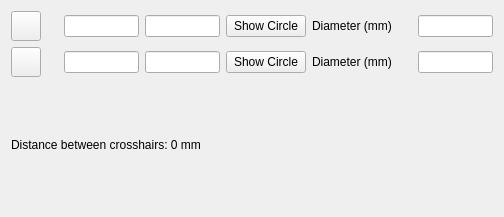
<?xml version="1.0" encoding="UTF-8"?>
<ui version="4.0">
 <class>Form</class>
 <widget class="QWidget" name="Form">
  <property name="geometry">
   <rect>
    <x>0</x>
    <y>0</y>
    <width>504</width>
    <height>217</height>
   </rect>
  </property>
  <property name="minimumSize">
   <size>
    <width>500</width>
    <height>105</height>
   </size>
  </property>
  <property name="windowTitle">
   <string>Form</string>
  </property>
  <layout class="QGridLayout" name="gridLayout">
   <item row="1" column="0">
    <widget class="QPushButton" name="redButton">
     <property name="sizePolicy">
      <sizepolicy hsizetype="Fixed" vsizetype="Fixed">
       <horstretch>0</horstretch>
       <verstretch>0</verstretch>
      </sizepolicy>
     </property>
     <property name="minimumSize">
      <size>
       <width>30</width>
       <height>30</height>
      </size>
     </property>
     <property name="maximumSize">
      <size>
       <width>30</width>
       <height>30</height>
      </size>
     </property>
     <property name="text">
      <string/>
     </property>
     <property name="icon">
      <iconset resource="resources.qrc">
       <normaloff>:/icons/red</normaloff>:/icons/red</iconset>
     </property>
     <property name="iconSize">
      <size>
       <width>20</width>
       <height>20</height>
      </size>
     </property>
     <property name="checkable">
      <bool>true</bool>
     </property>
    </widget>
   </item>
   <item row="1" column="3">
    <widget class="QLineEdit" name="red_y">
     <property name="minimumSize">
      <size>
       <width>75</width>
       <height>20</height>
      </size>
     </property>
     <property name="maximumSize">
      <size>
       <width>75</width>
       <height>16777215</height>
      </size>
     </property>
    </widget>
   </item>
   <item row="4" column="5">
    <widget class="QLabel" name="blueCircleLabel">
     <property name="minimumSize">
      <size>
       <width>100</width>
       <height>0</height>
      </size>
     </property>
     <property name="text">
      <string>Diameter (mm)</string>
     </property>
    </widget>
   </item>
   <item row="1" column="2">
    <widget class="QLineEdit" name="red_x">
     <property name="minimumSize">
      <size>
       <width>75</width>
       <height>20</height>
      </size>
     </property>
     <property name="maximumSize">
      <size>
       <width>75</width>
       <height>16777215</height>
      </size>
     </property>
     <property name="text">
      <string/>
     </property>
    </widget>
   </item>
   <item row="4" column="3">
    <widget class="QLineEdit" name="blue_y">
     <property name="minimumSize">
      <size>
       <width>75</width>
       <height>20</height>
      </size>
     </property>
     <property name="maximumSize">
      <size>
       <width>75</width>
       <height>16777215</height>
      </size>
     </property>
    </widget>
   </item>
   <item row="1" column="5">
    <widget class="QLabel" name="redCircleLabel">
     <property name="minimumSize">
      <size>
       <width>100</width>
       <height>0</height>
      </size>
     </property>
     <property name="text">
      <string>Diameter (mm)</string>
     </property>
    </widget>
   </item>
   <item row="5" column="0" colspan="7">
    <widget class="QLabel" name="distanceLabel">
     <property name="minimumSize">
      <size>
       <width>250</width>
       <height>0</height>
      </size>
     </property>
     <property name="text">
      <string>Distance between crosshairs: 0 mm</string>
     </property>
    </widget>
   </item>
   <item row="4" column="4">
    <widget class="QPushButton" name="blueCircleButton">
     <property name="minimumSize">
      <size>
       <width>80</width>
       <height>0</height>
      </size>
     </property>
     <property name="text">
      <string>Show Circle</string>
     </property>
     <property name="checkable">
      <bool>true</bool>
     </property>
    </widget>
   </item>
   <item row="1" column="4">
    <widget class="QPushButton" name="redCircleButton">
     <property name="minimumSize">
      <size>
       <width>80</width>
       <height>0</height>
      </size>
     </property>
     <property name="text">
      <string>Show Circle</string>
     </property>
     <property name="checkable">
      <bool>true</bool>
     </property>
    </widget>
   </item>
   <item row="1" column="6">
    <widget class="QLineEdit" name="redCircleDiameter">
     <property name="minimumSize">
      <size>
       <width>50</width>
       <height>0</height>
      </size>
     </property>
     <property name="maximumSize">
      <size>
       <width>75</width>
       <height>16777215</height>
      </size>
     </property>
    </widget>
   </item>
   <item row="4" column="2">
    <widget class="QLineEdit" name="blue_x">
     <property name="minimumSize">
      <size>
       <width>75</width>
       <height>20</height>
      </size>
     </property>
     <property name="maximumSize">
      <size>
       <width>75</width>
       <height>16777215</height>
      </size>
     </property>
    </widget>
   </item>
   <item row="4" column="6">
    <widget class="QLineEdit" name="blueCircleDiameter">
     <property name="maximumSize">
      <size>
       <width>75</width>
       <height>16777215</height>
      </size>
     </property>
    </widget>
   </item>
   <item row="4" column="0">
    <widget class="QPushButton" name="blueButton">
     <property name="sizePolicy">
      <sizepolicy hsizetype="Fixed" vsizetype="Fixed">
       <horstretch>0</horstretch>
       <verstretch>0</verstretch>
      </sizepolicy>
     </property>
     <property name="minimumSize">
      <size>
       <width>30</width>
       <height>30</height>
      </size>
     </property>
     <property name="maximumSize">
      <size>
       <width>30</width>
       <height>30</height>
      </size>
     </property>
     <property name="text">
      <string/>
     </property>
     <property name="icon">
      <iconset resource="resources.qrc">
       <normaloff>:/icons/blue</normaloff>:/icons/blue</iconset>
     </property>
     <property name="iconSize">
      <size>
       <width>20</width>
       <height>20</height>
      </size>
     </property>
     <property name="checkable">
      <bool>true</bool>
     </property>
    </widget>
   </item>
  </layout>
 </widget>
 <resources>
  <include location="resources.qrc"/>
 </resources>
 <connections/>
</ui>
